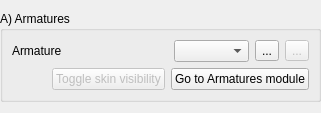
     <widget class="QWidget" name="ArmaturesPage">
      <property name="toolTip">
       <string/>
      </property>
      <property name="whatsThis">
       <string/>
      </property>
      <property name="accessibleName">
       <string>Create armature (rigging)</string>
      </property>
      <property name="accessibleDescription">
       <string>&lt;!DOCTYPE HTML PUBLIC &quot;-//W3C//DTD HTML 4.0//EN&quot; &quot;http://www.w3.org/TR/REC-html40/strict.dtd&quot;&gt;
&lt;html&gt;&lt;head&gt;&lt;meta name=&quot;qrichtext&quot; content=&quot;1&quot; /&gt;&lt;style type=&quot;text/css&quot;&gt;
p, li { white-space: pre-wrap; }
&lt;/style&gt;&lt;/head&gt;&lt;body style=&quot; font-family:'MS Shell Dlg 2'; font-size:8.25pt; font-weight:400; font-style:normal;&quot;&gt;
&lt;p style=&quot; margin-top:0px; margin-bottom:0px; margin-left:0px; margin-right:0px; -qt-block-indent:0; text-indent:0px;&quot;&gt;&lt;span style=&quot; font-size:10pt; font-weight:600;&quot;&gt;Create armature (rigging)&lt;/span&gt;&lt;/p&gt;
&lt;p style=&quot; margin-top:12px; margin-bottom:12px; margin-left:0px; margin-right:0px; -qt-block-indent:0; text-indent:0px;&quot;&gt;&lt;span style=&quot; font-size:8pt;&quot;&gt;An armature is a skeleton that controls volume animation.&lt;br /&gt;Existing armatures can be loaded and be &lt;/span&gt;&lt;span style=&quot; font-size:8pt;&quot;&gt;manually &lt;/span&gt;&lt;span style=&quot; font-size:8pt;&quot;&gt;fit by click&amp;amp;drag inside the bone surface model. &lt;br /&gt;Default armatures are available in the &amp;quot;Select a Preset&amp;quot; menu but you can also load/save an armature from/to file.&lt;/span&gt;&lt;/p&gt;
&lt;p style=&quot; margin-top:12px; margin-bottom:12px; margin-left:0px; margin-right:0px; -qt-block-indent:0; text-indent:0px;&quot;&gt;&lt;span style=&quot; font-size:8pt;&quot;&gt;For more details, see the Armature module.&lt;/span&gt;&lt;/p&gt;&lt;/body&gt;&lt;/html&gt;</string>
      </property>
      <layout class="QFormLayout" name="formLayout_7">
       <property name="fieldGrowthPolicy">
        <enum>QFormLayout::AllNonFixedFieldsGrow</enum>
       </property>
       <property name="leftMargin">
        <number>0</number>
       </property>
       <property name="rightMargin">
        <number>0</number>
       </property>
       <item row="0" column="0" colspan="2">
        <widget class="ctkCollapsibleGroupBox" name="ArmaturesCollapsibleGroupBox">
         <property name="sizePolicy">
          <sizepolicy hsizetype="Preferred" vsizetype="Minimum">
           <horstretch>0</horstretch>
           <verstretch>0</verstretch>
          </sizepolicy>
         </property>
         <property name="accessibleName">
          <string>Create Rest Armature</string>
         </property>
         <property name="accessibleDescription">
          <string>&lt;!DOCTYPE HTML PUBLIC &quot;-//W3C//DTD HTML 4.0//EN&quot; &quot;http://www.w3.org/TR/REC-html40/strict.dtd&quot;&gt;
&lt;html&gt;&lt;head&gt;&lt;meta name=&quot;qrichtext&quot; content=&quot;1&quot; /&gt;&lt;style type=&quot;text/css&quot;&gt;
p, li { white-space: pre-wrap; }
&lt;/style&gt;&lt;/head&gt;&lt;body style=&quot; font-family:'MS Shell Dlg 2'; font-size:8.25pt; font-weight:400; font-style:normal;&quot;&gt;
&lt;p style=&quot; margin-top:12px; margin-bottom:12px; margin-left:0px; margin-right:0px; -qt-block-indent:0; text-indent:0px;&quot;&gt;&lt;span style=&quot; font-size:8pt;&quot;&gt;The armatures enable to animate the input volume. For more details see the armature module. &lt;/span&gt;&lt;/p&gt;&lt;/body&gt;&lt;/html&gt;</string>
         </property>
         <property name="title">
          <string>A) Armatures</string>
         </property>
         <property name="collapsed">
          <bool>false</bool>
         </property>
         <layout class="QGridLayout" name="gridLayout_5">
          <item row="0" column="0">
           <widget class="QLabel" name="ArmaturesArmatureLabel">
            <property name="text">
             <string>Armature</string>
            </property>
            <property name="textFormat">
             <enum>Qt::RichText</enum>
            </property>
            <property name="scaledContents">
             <bool>false</bool>
            </property>
           </widget>
          </item>
          <item row="0" column="1">
           <widget class="qMRMLNodeComboBox" name="ArmaturesArmatureNodeComboBox">
            <property name="nodeTypes">
             <stringlist>
              <string>vtkMRMLArmatureNode</string>
             </stringlist>
            </property>
            <property name="baseName">
             <string>Armature</string>
            </property>
            <property name="addEnabled">
             <bool>false</bool>
            </property>
            <property name="renameEnabled">
             <bool>true</bool>
            </property>
           </widget>
          </item>
          <item row="0" column="4">
           <widget class="QToolButton" name="ArmaturesArmatureSaveToolButton">
            <property name="enabled">
             <bool>false</bool>
            </property>
            <property name="toolTip">
             <string>Save  to file the current armature.</string>
            </property>
            <property name="text">
             <string>...</string>
            </property>
           </widget>
          </item>
          <item row="0" column="2">
           <widget class="ctkComboBox" name="ArmaturesPresetComboBox">
            <property name="sizeAdjustPolicy">
             <enum>QComboBox::AdjustToContents</enum>
            </property>
            <property name="duplicatesEnabled">
             <bool>true</bool>
            </property>
            <property name="defaultText">
             <string>Select a Preset</string>
            </property>
           </widget>
          </item>
          <item row="1" column="0" colspan="5">
           <layout class="QHBoxLayout" name="horizontalLayout_5">
            <item>
             <spacer name="horizontalSpacer_4">
              <property name="orientation">
               <enum>Qt::Horizontal</enum>
              </property>
              <property name="sizeHint" stdset="0">
               <size>
                <width>40</width>
                <height>20</height>
               </size>
              </property>
             </spacer>
            </item>
            <item>
             <widget class="QPushButton" name="ArmaturesToggleVisiblePushButton">
              <property name="enabled">
               <bool>false</bool>
              </property>
              <property name="toolTip">
               <string>&lt;!DOCTYPE HTML PUBLIC &quot;-//W3C//DTD HTML 4.0//EN&quot; &quot;http://www.w3.org/TR/REC-html40/strict.dtd&quot;&gt;
&lt;html&gt;&lt;head&gt;&lt;meta name=&quot;qrichtext&quot; content=&quot;1&quot; /&gt;&lt;style type=&quot;text/css&quot;&gt;
p, li { white-space: pre-wrap; }
&lt;/style&gt;&lt;/head&gt;&lt;body style=&quot; font-family:'MS Shell Dlg 2'; font-size:8.25pt; font-weight:400; font-style:normal;&quot;&gt;
&lt;p style=&quot; margin-top:0px; margin-bottom:0px; margin-left:0px; margin-right:0px; -qt-block-indent:0; text-indent:0px;&quot;&gt;&lt;span style=&quot; font-size:8pt;&quot;&gt;Toggle the skin surface model visibility.&lt;/span&gt;&lt;/p&gt;
&lt;p style=&quot;-qt-paragraph-type:empty; margin-top:0px; margin-bottom:0px; margin-left:0px; margin-right:0px; -qt-block-indent:0; text-indent:0px; font-size:8pt;&quot;&gt;&lt;/p&gt;
&lt;p style=&quot; margin-top:0px; margin-bottom:0px; margin-left:0px; margin-right:0px; -qt-block-indent:0; text-indent:0px;&quot;&gt;&lt;span style=&quot; font-size:8pt;&quot;&gt;It is highly advised to hide the skin surface model when creating a custom armature as the bone are dropped on first surface under the mouse cursor. In the case where the skin is visible, they would be dropped onto the skin when they should mimic the real bones' positions.&lt;/span&gt;&lt;/p&gt;&lt;/body&gt;&lt;/html&gt;</string>
              </property>
              <property name="text">
               <string>Toggle skin visibility</string>
              </property>
             </widget>
            </item>
            <item>
             <widget class="QPushButton" name="ArmaturesGoToPushButton">
              <property name="toolTip">
               <string>Open the &quot;Armatures&quot; module</string>
              </property>
              <property name="text">
               <string>Go to Armatures module</string>
              </property>
             </widget>
            </item>
           </layout>
          </item>
          <item row="0" column="3">
           <widget class="QToolButton" name="ArmaturesArmatureLoadToolButton">
            <property name="text">
             <string>...</string>
            </property>
           </widget>
          </item>
         </layout>
        </widget>
       </item>
      </layout>
     </widget>
